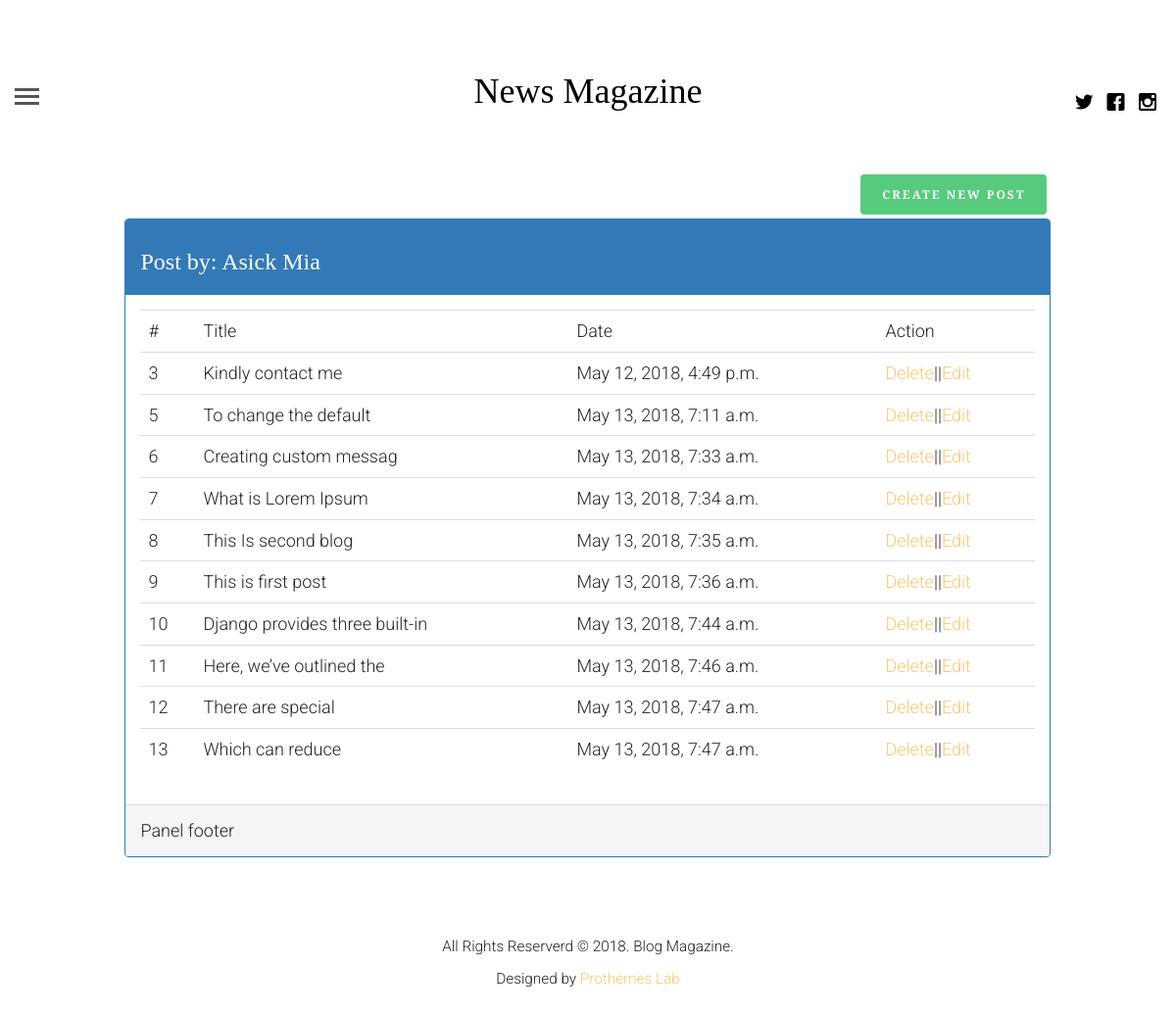
The app's page /author_dashboard/admin with its own data.
### app/models.py (models this page shows, shortened)
class Author(models.Model):
    current_user = models.ForeignKey(User, on_delete=models.CASCADE)
    image = models.FileField()
    details = models.TextField()

class Article(models.Model):
    article_author = models.ForeignKey(Author, on_delete=models.CASCADE)
    category = models.ForeignKey(Category, on_delete=models.CASCADE)
    title = models.CharField(max_length=150)
    image = models.FileField()
    paragraph = models.TextField()
    image_2 = models.FileField(blank=True)
    paragraph_2 = models.TextField(blank=True)
    posted_on = models.DateTimeField(auto_now=False, auto_now_add=True)
    update_on = models.DateTimeField(auto_now=True, auto_now_add=False)

### app/views.py (the view)
# urls.py: path('author_dashboard/<name>', views.Author_dashboard.as_view(), name='author_dashboard'),
class Author_dashboard(View):
    template_name = 'author_dashboard.html'
    def get(self, request, name):
        post_author = get_object_or_404(User, username=name)
        auth = get_object_or_404(Author, current_user=post_author.id)
        post = Article.objects.filter(article_author=auth.id)
        context = {
            'auth': auth,
            'post': post
        }
        return render(request, self.template_name, context)

### app/templates/author_dashboard.html (shortened to what this page needs)
{% extends 'base.html' %}
{% load static %}
{% block content %}
<section>
    <div class="container">
        <div class="row">
            <div class="col-md-10 col-md-offset-1">
                <a href="{% url 'blog:create_blog' %}" class="btn btn-success puu pull-right">Create New Post</a>
            </div>
            <div class="col-md-10 col-md-offset-1">
                <div class="panel panel-primary">
                    <div class="panel-heading">
                        <h3>Post by: {{ auth.current_user.get_full_name }}</h3>
                    </div>
                    <div class="panel-body">
                    <table class="table table-hover">
                        <tr>
                            <td>#</td>
                            <td>Title</td>
                            <td>Date</td>
                            <td>Action</td>
                        </tr>
                        {% for p in post %}
                        <tr>
                            <td>{{ p.id }}</td>
                            <td>{{ p.title }}</td>
                            <td>{{ p.posted_on }}</td>
                            <td><a href="#">Delete</a>||<a href="#">Edit</a></td>
                        </tr>
                        {% endfor %}
                    </table>
                    </div>
                    <div class="panel-footer">Panel footer</div>
                </div>
            </div>
        </div>
    </div>
</section>
{% endblock %}

### app/static/css/style.css (style rules this page uses)
html { background: #fff; }
body { font-family: "Roboto", arial, sans-serif; font-size: 18px; font-weight: 300; line-height: 1.8; color: #222; background: #fff; }
a { color: #f7c873; -webkit-transition: 0.5s; -o-transition: 0.5s; transition: 0.5s; }
h1, h2, h3, h4, h5, h6 { font-family: "Playfair Display", times, serif; color: #000; }
.btn { margin-right: 4px; margin-bottom: 4px; font-family: "Playfair Display", times, serif; font-size: 12px; letter-spacing: 2px; text-transform: uppercase; font-weight: 700; -webkit-border-radius: 4px; -moz-border-radius: 4px; -ms-border-radius: 4px; border-radius: 4px; -webkit-transition: 0.5s; -o-transition: 0.5s; transition: 0.5s; }
.btn-success { background: #58ca7e; color: #fff; border: 2px solid #58ca7e; }
.panel-heading h3 { color: #fff; }

### records on screen
Author: current_user.get_full_name "Asick Mia"
Article: id "3", title "Kindly contact me", posted_on "May 12, 2018, 4:49 p.m."
Article: id "5", title "To change the default", posted_on "May 13, 2018, 7:11 a.m."
Article: id "6", title "Creating custom messag", posted_on "May 13, 2018, 7:33 a.m."
Article: id "7", title "What is Lorem Ipsum", posted_on "May 13, 2018, 7:34 a.m."
Article: id "8", title "This Is second blog", posted_on "May 13, 2018, 7:35 a.m."
Article: id "9", title "This is first post", posted_on "May 13, 2018, 7:36 a.m."
Article: id "10", title "Django provides three built-in", posted_on "May 13, 2018, 7:44 a.m."
Article: id "11", title "Here, we’ve outlined the", posted_on "May 13, 2018, 7:46 a.m."
Article: id "12", title "There are special", posted_on "May 13, 2018, 7:47 a.m."
Article: id "13", title "Which can reduce", posted_on "May 13, 2018, 7:47 a.m."
